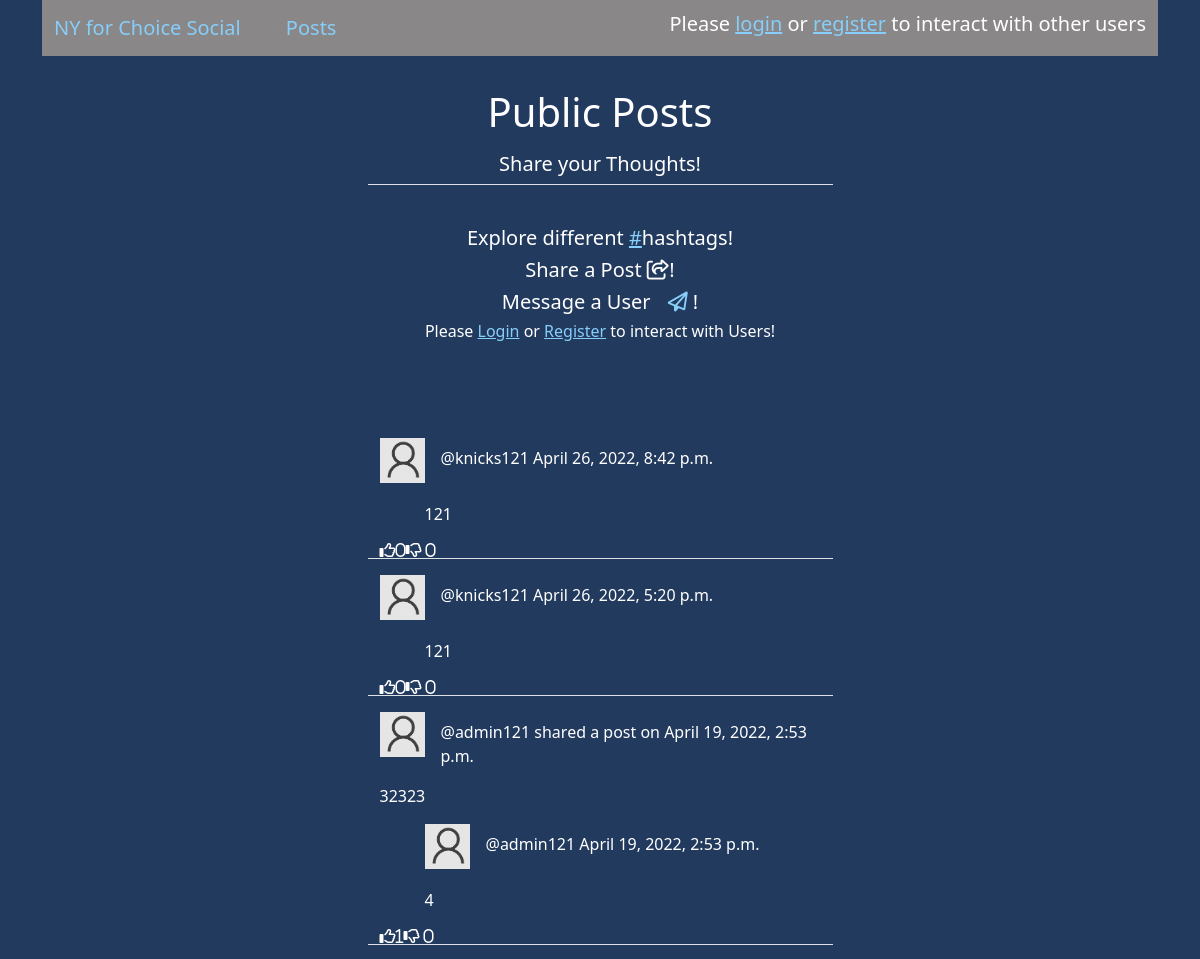
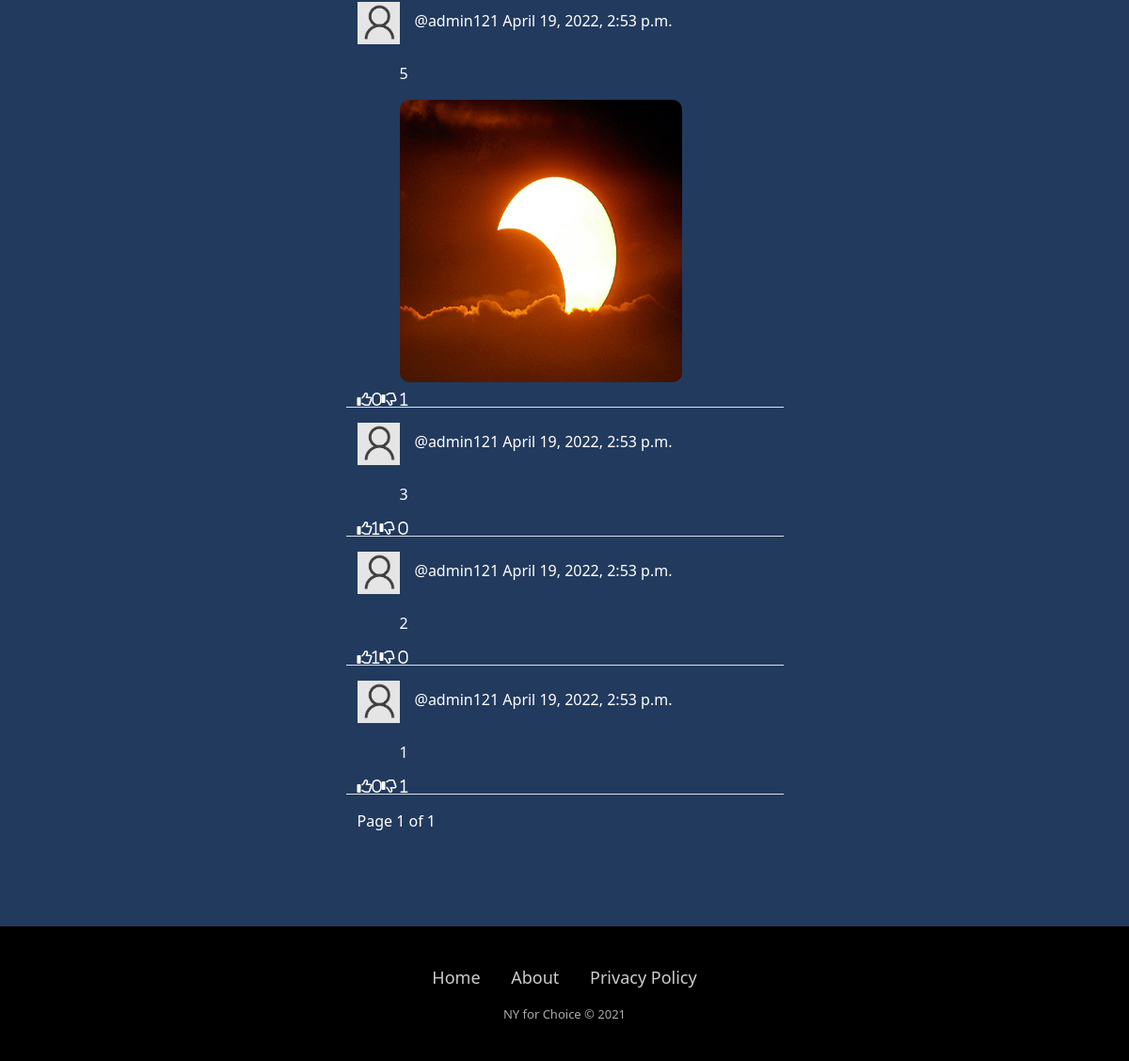
Page /social/post-list/ on the committed database (2 pictures, top to bottom).
### social/models.py (models this page shows, shortened)
class Post(models.Model):
    body = models.TextField()
    image = models.ImageField(upload_to='uploads/post_photos', blank=True, null=True)
    video = models.FileField(upload_to="uploads/post_videos", validators=[file_size], blank=True, null=True)
    created_on = models.DateTimeField(default=timezone.now)
    author = models.ForeignKey(User, on_delete=models.CASCADE)
    shared_user = models.ForeignKey(User, on_delete=models.CASCADE, null=True, blank=True, related_name='+')
    shared_body = models.TextField(blank=True, null=True)
    shared_on = models.DateTimeField(blank=True, null=True)
    likes = models.ManyToManyField(User, blank=True, related_name='likess')
    dislikes = models.ManyToManyField(User, blank=True, related_name='dislikess')
    tags = models.ManyToManyField('Tag', blank=True)
    class Meta:
        ordering = ['-created_on']

### members/models.py (models this page shows, shortened)
class User(AbstractBaseUser, PermissionsMixin):
  email = models.EmailField(verbose_name="email", max_length=60, unique=True)
  username = models.CharField(max_length=45, unique=True)
  first_name = models.CharField(max_length=60, blank=True)
  last_name = models.CharField(max_length=60, blank=True)
  state = models.ForeignKey(State, on_delete=models.SET_NULL, null=True)
  city = models.ForeignKey(City, on_delete=models.SET_NULL, null=True)
  date_joined = models.DateTimeField(verbose_name='date_joined', default=timezone.now)
  last_login = models.DateTimeField(verbose_name='last_login', default=timezone.now)
  is_staff = models.BooleanField(default=False)
  is_active = models.BooleanField(default=True)
  is_admin = models.BooleanField(default=False)
  is_superuser = models.BooleanField(default=False)
  objects = MyAccountManager()
  USERNAME_FIELD = 'username'
  REQUIRED_FIELDS = ['email']
  def __str__(self):
    return self.username

class UserProfile(models.Model):
  user = models.OneToOneField(User, primary_key=True, verbose_name='user', related_name='profile', on_delete=models.CASCADE)
  first_name = models.CharField(max_length=30, blank=True, null=True)
  last_name = models.CharField(max_length=30, blank=True, null=True)
  bio = models.TextField(max_length=500, blank=True, null=True)
  birth_date=models.DateField(null=True, blank=True)
  location = models.CharField(max_length=100, blank=True, null=True)
  picture = models.ImageField(upload_to='images/profile_pictures', default='images/profile_pictures/default_pic.jpg', blank=False)
  followers = models.ManyToManyField(User, blank=True, related_name='followers')
  followings = models.ManyToManyField(User, blank=True, related_name='followings')
  website_url = models.CharField(max_length=255, null=True, blank=True)
  facebook_url = models.CharField(max_length=255, null=True, blank=True)
  twitter_url = models.CharField(max_length=255, null=True, blank=True)
  instagram_url = models.CharField(max_length=255, null=True, blank=True)
  pinterest_url = models.CharField(max_length=255, null=True, blank=True)

### social/views.py (the view, shortened to what this page needs)
# urls.py: path('post-list/', PostListView.as_view(), name='post-list'),
class PostListView(View):
    def get(self, request, *args, **kwargs):
        form = PostForm()
        share_form = ShareForm()
        post = Post.objects.all()
        post_count = post.count()
        comment = Comment.objects.filter(post=post)
        p = Paginator(Post.objects.all(), 10)
        page = request.GET.get('page')
        posts = p.get_page(page)
        context = {
          'posts': posts,
          'shareform': share_form,
          'form': form,
          'post_count': post_count,
        }
        return render(request, 'social/post_list.html', context)

### social/templates/social/post_list.html (shortened to what this page needs)
{% extends 'base.html' %}
{% load crispy_forms_tags %}
{% load static %}
{% block content %}
    <div class="container">
        {% if user.is_authenticated %}
            <div class="row justify-content-center mt-3">
                <div class="col-md-5 col-sm-12 border-bottom">
                    <h1 class="row justify-content-center mt-3">Public Posts</h1>
                    <h5 class="row justify-content-center mt-3">Share your Thoughts!</h5>
                </div>
                <div class="row justify-content-center mt-3 mb-5"><div class="col-md-5 col-sm-12"><div class="flexbox-item-99"><div class="header-info2">
                    <h5>Explore different <a href="{% url 'explore' %}">#</a>hashtags!</h5>
                    <h5>Share a Post <i class="far fa-share-square share-btn"></i>!</h5>
                    <h5>Message a User <a href="{% url 'inbox' %}" class="inbox-icon"><i class="far fa-paper-plane"></i></a>!</h5>
               </div></div></div></div>
            </div>
           <div class="main-post-section">
                {% include 'social/posts.html' %}
           </div>
        {% else %}
            <div class="row justify-content-center mt-3">
                <div class="col-md-5 col-sm-12 border-bottom">
                    <h1 class="row justify-content-center mt-3">Public Posts</h1>
                    <h5 class="row justify-content-center mt-3">Share your Thoughts!</h5>
                </div>
                <div class="row justify-content-center mt-3 mb-5"><div class="col-md-5 col-sm-12"><div class="flexbox-item-99"><div class="header-info2">
                    <h5>Explore different <a href="{% url 'explore' %}">#</a>hashtags!</h5>
                    <h5>Share a Post <i class="far fa-share-square share-btn"></i>!</h5>
                    <h5>Message a User <a href="{% url 'inbox' %}" class="inbox-icon"><i class="far fa-paper-plane"></i></a>!</h5>
                    <h6>Please <a href="{% url 'login' %}">Login</a> or <a href="{% url 'register' %}">Register</a> to interact with Users! </h6>
               </div></div></div></div>
            </div>
            <div class="infinite-container">
                {% for post in posts %}
                <div class="infinite-item">
                    <div class="row justify-content-center mt-3">
                        <div class="col-md-5 col-sm-12 border-bottom position-relative">
                            {% if post.shared_user %}
                                <div>
                                    <img class="round-circle post-img" height="45" width="45" src="{{ post.shared_user.profile.picture.url }}"/>
                                    <p class="post-text">
                                       @{{ post.shared_user }} shared a post on {{ post.created_on }}
                                    </p>
                                </div>
                            {% else %}
                                <div>
                                    <img class="round-circle post-img" height="45" width="45" src="{{ post.author.profile.picture.url }}" />
                                    <p class="post-text">
                                        @{{ post.author }} {{ post.created_on }}
                                    </p>
                                </div>
                            {% endif %}
                            {% if post.shared_body %}
                                <div class="position-relative mb-3 body">
                                    <p>{{ post.shared_body }}</p>
                                </div>
                                <div class="shared-post">
                                    <img class="round-circle post-img" height="45" width="45" src="{{ post.author.profile.picture.url }}" />
                                    <p class="post-text">
                                       @{{ post.author }} {{ post.shared_on }}
                                    </p>
                                </div>
                            {% endif %}
                            <div class="shared-post position-relative pt-3">
                                <div class="position-relative">
                                    <div class="body">
                                        <p>{{ post.body }}</p>
                                    </div>
                                    {% if post.image %}
                                        <div class="">
                                            <img src="{{ post.image.url }}" class="post-image"/>
                                        </div>
                                    {% endif %}
                                </div>
                            </div>
                            <div class="d-flex flex-row">
                                <i class="far fa-thumbs-up" style="color: white"><span>{{ post.likes.all.count }}</span></i>
                                <i class="far fa-thumbs-down" style="color: white"> <span>{{ post.dislikes.all.count }}</span></i>
                            </div>
                        </div>
                    </div>
                </div>
                {% endfor %}
            </div>
        {% endif %}
        <div class="row justify-content-center mt-3">
            <div class="col-md-5 col-sm-12 position-relative">
              Page {{ posts.number }} of {{ posts.paginator.num_pages }}
            </div>
        </div>
    </div>
{% endblock %}

### static/operationfreedom/css/style.css (style rules this page uses)
* *::after, *::before { margin: 0; padding: 0; box-sizing: border-box; list-style: none; text-decoration: none; color: none; }
body { background-color: #223a5e; }
.container { min-height: 850px; color: white; }
.inbox-icon { margin-left: 12px; margin-right: 12px; }
.container a:not(.jumpinglink) { color: #87CEFA; }
.flexbox-item-99 { text-align: center; margin: 10px; }
.header-info2 { padding: 15px; }
.post-text { padding-top: 0.5rem; }
.post-img { float: left; margin-right: 1rem; }
.post-image { max-width: 300px; height: 300px; border-radius: 10px; margin-bottom: 10px; }
.inbox-icon { color: #333; transition: 0.5s; }
.inbox-icon { margin-right: 5px; }
.share-btn { cursor: pointer; }
.shared-post { margin-left: 45px; }

### rows in the picture
Post: author.profile.picture (placeholder picture), author "knicks121", created_on "April 26, 2022, 8:42 p.m.", body "121", likes.all.count "0", dislikes.all.count "0"
Post: author.profile.picture (placeholder picture), author "knicks121", created_on "April 26, 2022, 5:20 p.m.", body "121", likes.all.count "0", dislikes.all.count "0"
Post: shared_user.profile.picture (placeholder picture), shared_user "admin121", created_on "April 19, 2022, 2:53 p.m.", shared_body "32323", author.profile.picture (placeholder picture), author "admin121", shared_on "April 19, 2022, 2:53 p.m.", body "4", likes.all.count "1", dislikes.all.count "0"
Post: author.profile.picture (placeholder picture), author "admin121", created_on "April 19, 2022, 2:53 p.m.", body "5", image (picture), likes.all.count "0", dislikes.all.count "1"
Post: author.profile.picture (placeholder picture), author "admin121", created_on "April 19, 2022, 2:53 p.m.", body "3", likes.all.count "1", dislikes.all.count "0"
Post: author.profile.picture (placeholder picture), author "admin121", created_on "April 19, 2022, 2:53 p.m.", body "2", likes.all.count "1", dislikes.all.count "0"
Post: author.profile.picture (placeholder picture), author "admin121", created_on "April 19, 2022, 2:53 p.m.", body "1", likes.all.count "0", dislikes.all.count "1"

### other values in the picture
{{ posts.number }} "1"
{{ posts.paginator.num_pages }} "1"
